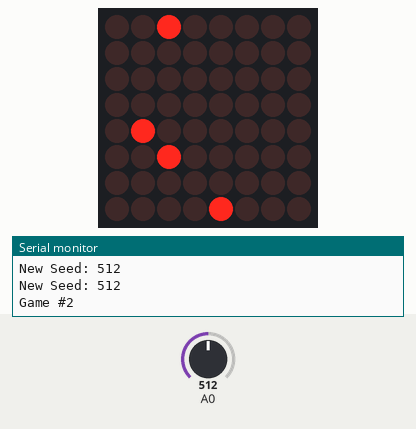
This sketch was run on a simulated Arduino Uno, built with avr-gcc and run on an emulated ATmega328P. On the bench: 8×8 LED matrix, the last lines printed to the serial monitor. Inputs (shaded band) come from the test bench; at power-on: A0 = 512. Random numbers use the default seed unless the sketch sets one.

Above: at 1.39 s.
1.7 s: A0 set to 716
At 1.82 s:
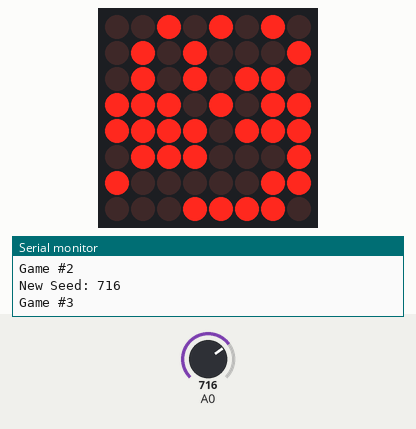
At 2.24 s:
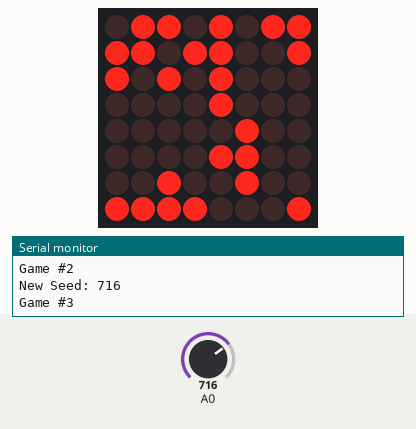

The sketch:

basic-gol.ino
```cpp
//We always have to include the library
#include "LedControl.h"

void step();
int getNeighborsWrap(int cell);
int getNeighborsBound(int cell);
void printCurrentBoard();
void newBoard();
bool boardIsStale();

/*
 Now we need a LedControl to work with.
 ***** These pin numbers will probably not work with your hardware *****
 pin 12 is connected to the DataIn
 pin 11 is connected to the CLK
 pin 10 is connected to LOAD
 We have only a single MAX72XX.
 */
LedControl lc=LedControl(12,11,10,1);
// Globals
bool a [64], b [64];
bool *board = a;
bool *temp = b;
bool wrap = true;
int generation = 1;

/* we always wait a bit between updates of the display */
unsigned long delaytime=200;

void setup() {
  Serial.begin(9600);
  /*
   The MAX72XX is in power-saving mode on startup,
   we have to do a wakeup call
   */
  lc.shutdown(0,false);
  /* Set the brightness to a medium values */
  lc.setIntensity(0,8);
  /* and clear the display */
  lc.clearDisplay(0);
  Serial.println("Start game");
  newBoard();
}

void step() {
    for(int i=0; i<64; i++){
        int neighbors = 0;
        if(wrap) {
            neighbors = getNeighborsWrap(i);
        } else {
            neighbors = getNeighborsBound(i);
        }
        if(neighbors > 3) {
            temp[i] = 0;
        } else if(neighbors == 3) {
            temp[i] = 1;
        } else if(neighbors == 2) {
            temp[i] = board[i];
        } else if(neighbors <= 1) {
            temp[i] = 0;
        }
    }
    // Serial.println();
    bool *swap = board;
    board = temp;
    temp = swap;
}

int getNeighborsWrap(int cell) {
    if(cell > 7 && cell < 56 && cell%8 != 0 && (cell+1)%8 != 0){ // cell is somewhere in the middle
        return
        board[cell-9] + board[cell-8] + board[cell-7] +
        board[cell-1] +                 board[cell+1] +
        board[cell+7] + board[cell+8] + board[cell+9];
    } else if( cell%8 == 0 && cell != 0 && cell != 56 ){ //cell is on the left edge, not on a corner
        return
        board[cell-1] +  board[cell-8] + board[cell-7] +
        board[cell+7] +                  board[cell+1] +
        board[cell+15] + board[cell+8] + board[cell+9];
    } else if( cell > 0 && cell < 7 ){ //cell is on the top edge, not on a corner
        return
        board[cell+55] + board[cell+56] + board[cell+57] +
        board[cell-1] +                   board[cell+1] +
        board[cell+7] +  board[cell+8] +  board[cell+9];
    } else if( (cell+1)%8 == 0 && cell != 7 && cell != 63 ){ //cell is on the right edge, not on a corner
        return
        board[cell-9] + board[cell-8] + board[cell-15] +
        board[cell-1] +                 board[cell-7] +
        board[cell+7] + board[cell+8] + board[cell+1];
    } else if( cell > 56 && cell < 63 ){ //cell is on the bottom edge, not on a corner
        return
        board[cell-9] +  board[cell-8] +  board[cell-7] +
        board[cell-1] +                   board[cell+1] +
        board[cell-57] + board[cell-56] + board[cell-55];
    } else if ( cell == 0 ) { //  top-left
        return
        board[63] + board[56] + board[57] +
        board[7] +            + board[1] +
        board[15] + board[8] +  board[9];
    } else if ( cell == 7 ) { // top-right
        return
        board[62] + board[63] + board[56] +
        board[6] +            + board[0] +
        board[14] + board[15] +  board[8];
    } else if ( cell == 56 ) { // bottom-left
        return
        board[55] + board[48] + board[49] +
        board[63] +            + board[57] +
        board[7] + board[0] +  board[1];
    } else if ( cell == 63 ) { // bottom-right
        return
        board[54] + board[55] + board[48] +
        board[62] +            + board[56] +
        board[6] + board[7] +  board[0];
    } else { // other
        Serial.println("Something is very wrong. cell = " + cell);
    }
}

int getNeighborsBound(int cell) {
    if(cell > 7 && cell < 56 && cell%8 != 0 && (cell+1)%8 != 0){ // cell is somewhere in the middle
        return board[cell-8] + board[cell-7] + board[cell+1] + board[cell+9] + board[cell+8] + board[cell+7] + board[cell-1] + board[cell-9];
    } else if( cell%8 == 0 && cell != 0 && cell != 56 ){ //cell is on the left edge, not on a corner
        return  board[cell-8] + board[cell-7] + board[cell+1] + board[cell+9] + board[cell+8];
    } else if( cell > 0 && cell < 7 ){ //cell is on the top edge, not on a corner
        return board[cell+1] + board[cell+9] + board[cell+8] + board[cell+7] + board[cell-1];
    } else if( (cell+1)%8 == 0 && cell != 7 && cell != 63 ){ //cell is on the right edge, not on a corner
        return board[cell-8] + board[cell+8] + board[cell+7] + board[cell-1] + board[cell-9];
    } else if( cell > 56 && cell < 63 ){ //cell is on the bottom edge, not on a corner
        return board[cell-8] + board[cell-7] + board[cell+1] + board[cell-1] + board[cell-9];
    } else if ( cell == 0 ) { //  top-left
        return board[1] + board[9] + board[8];
    } else if ( cell == 7 ) { // top-right
        return board[15] + board[14] + board[6];
    } else if ( cell == 56 ) { // bottom-left
        return board[48] + board[49] + board[57];
    } else if ( cell == 63 ) { // bottom-right
        return board[55] + board[62] + board[54];
    } else { // other
        Serial.println("Something is very wrong. cell = " + cell);
    }
}

void printCurrentBoard() {
    for(int y=0; y<8; y++){
        for(int x=0; x<8; x++){
            bool state = false;
            if(board[x+y*8] == 1){
                state = true;
            } else {
                state = false;
            }
            lc.setLed(0, y, x, state);
        }
    }
}

void newBoard() {
    const int seed = analogRead(0);
    Serial.print("New Seed: ");
    Serial.println(seed);
    randomSeed(seed);
    // Set each light to a 1 or 0
    for(int i=0; i<64; i++){
        board[i] = random(0,2);
    }
}

bool boardIsStale() {
    // TODO: This does not account for oscillators
    for(int i=0; i<64; i++){
        if (board[i] != temp[i]) {
            return false;
        }
    }
    return true;
}

void loop() {
    printCurrentBoard();
    delay(delaytime);
    step();
    if (boardIsStale()) {
        generation++;
        newBoard();
        Serial.println("Game #" + String(generation));
    }
}
```
